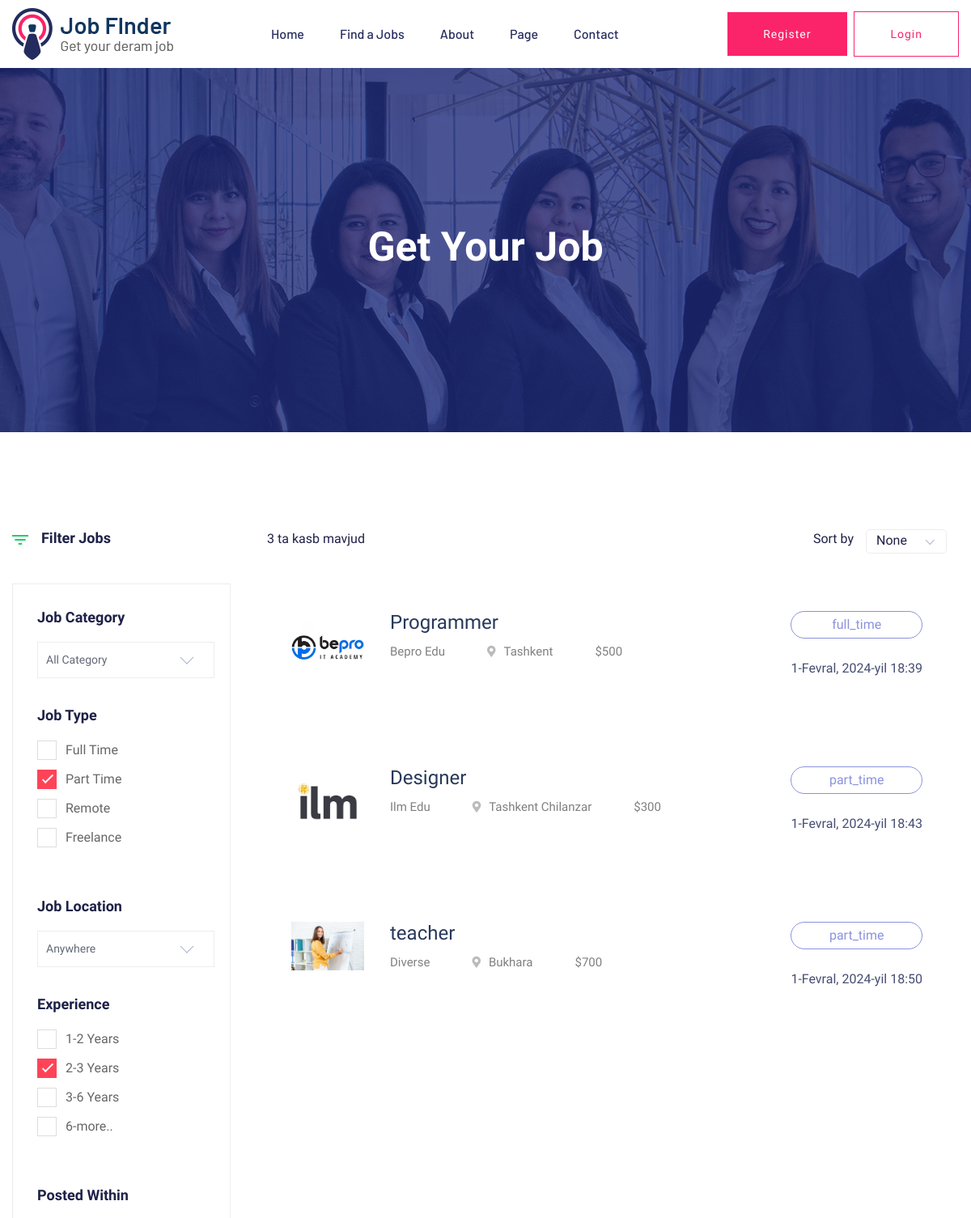
/job_listing/ (upper part), run on an earlier commit of the app's database.
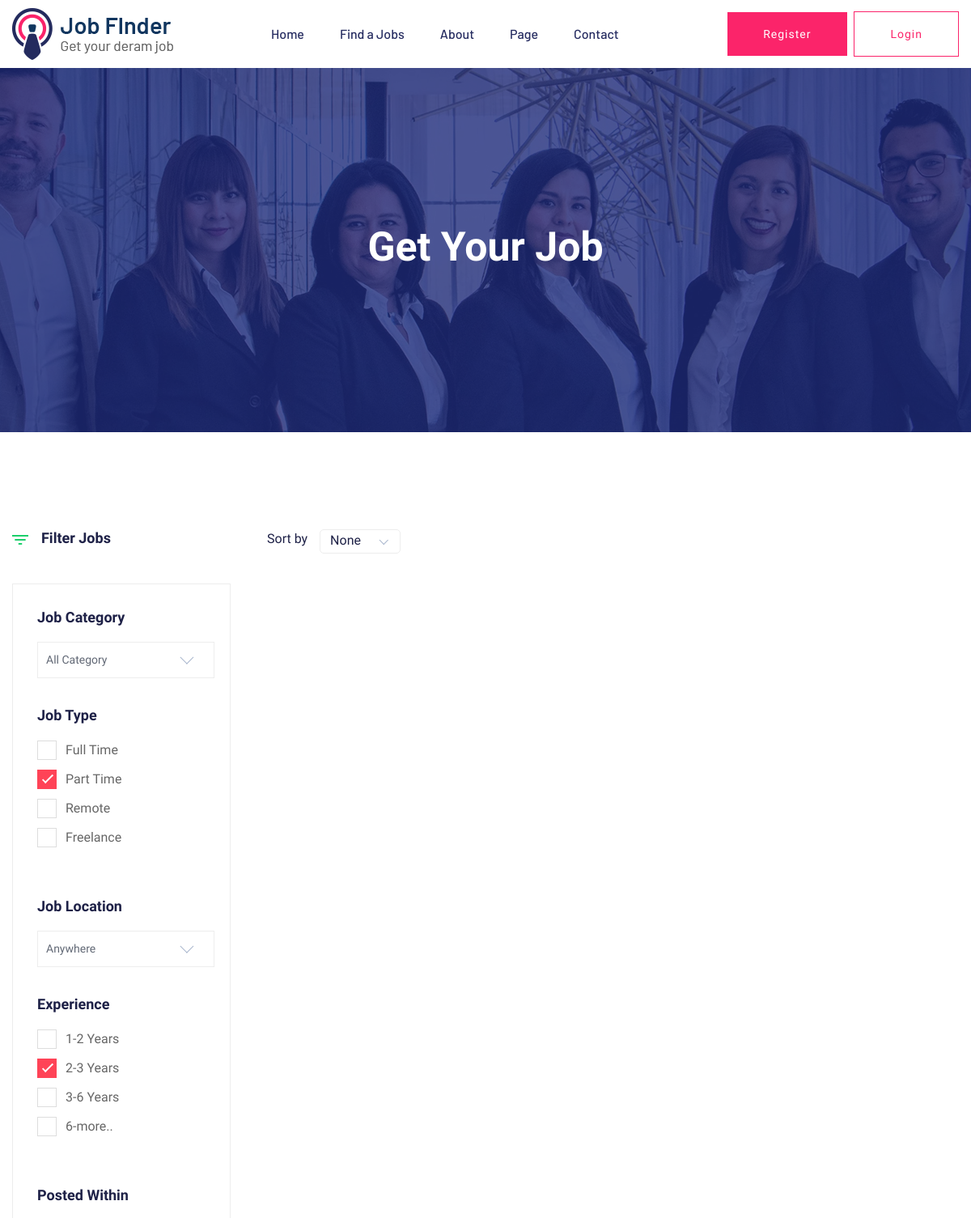
And on a later commit of the database.
### pages/models.py (models this page shows, shortened)
class Job(models.Model):
    job_type_select = (
        ('full_time', 'full_time'),
        ('part_time', 'part_time'),
        ('remote', 'remote'),
        ('freelance', 'freelance'),
    )
    job_name = models.CharField(max_length=30)
    company_name = models.CharField(max_length=50)
    location = models.CharField(max_length=255)
    salary = models.PositiveIntegerField()
    job_description = models.TextField()
    skills = models.CharField(max_length=255)
    experience = models.CharField(max_length=255)
    job_about = models.CharField(max_length=255)
    job_category = models.ForeignKey(Category, on_delete=models.CASCADE)
    pub_date = models.DateTimeField('date published', auto_now_add=True)
    phone_number = models.CharField(max_length=20, validators=[RegexValidator(r'^\+?1?\d{9,15}$', message="Telefon raqamini to'g'ri kiriting.")])
    email = models.EmailField()
    company_web_site = models.URLField()
    job_img = models.ImageField(upload_to='images/job_img/')
    job_type = models.CharField(choices=job_type_select, max_length=25)

### pages/views.py (the view)
# urls.py: path('job_listing/', Job_Listing, name='job_listing'),
def Job_Listing(request):
    featured_jobs = Job.objects.all()
    count_job = Job.objects.count()
    context = {
        'featured_jobs':featured_jobs,
        'count_job':count_job,
    }
    return render(request, 'job_listing.html', context)

### templates/job_listing.html (shortened to what the changed rows need)
<!doctype html>
<html class="no-js" lang="zxx">
    {% include "header.html" %}
   <body>
    <main>
        <div class="slider-area ">
            <div class="single-slider section-overly slider-height2 d-flex align-items-center" data-background="/static/img/hero/about.jpg">
                <div class="container">
                    <div class="row">
                        <div class="col-xl-12">
                            <div class="hero-cap text-center">
                                <h2>Get your job</h2>
                            </div>
                        </div>
                    </div>
                </div>
            </div>
        </div>
        <div class="job-listing-area pt-120 pb-120">
            <div class="container">
                <div class="row">
                    <div class="col-xl-9 col-lg-9 col-md-8">
                        <section class="featured-job-area">
                            <div class="container">
                                <div class="row">
                                    <div class="col-lg-12">
                                        <div class="count-job mb-35">
                                            {% if count_job %}
                                                <span>{{count_job}} ta kasb mavjud</span>
                                            {% endif %}
                                            <div class="select-job-items">
                                                <span>Sort by</span>
                                            </div>
                                        </div>
                                    </div>
                                </div>
                                {% for x in featured_jobs %}
                                <div class="single-job-items mb-30">
                                    <div class="job-items">
                                        <div class="company-img">
                                            <a href="#"><img src="{{x.job_img.url}}" width="90px" alt=""></a>
                                        </div>
                                        <div class="job-tittle">
                                            <a href="#"><h4>{{x.job_name}}</h4></a>
                                            <ul>
                                                <li>{{x.company_name}}</li>
                                                <li><i class="fas fa-map-marker-alt"></i>{{x.location}}</li>
                                                <li>${{x.salary}}</li>
                                            </ul>
                                        </div>
                                    </div>
                                    <div class="items-link items-link2 f-right">
                                        <a href="#">{{x.job_type}}</a>
                                        <span>{{x.pub_date}}</span>
                                    </div>
                                </div>
                                {% endfor %}
                    </div>
                </div>
            </div>
        </div>
    </main>
    </body>
</html>

What changed in the data, as far as the page shows it:
removed Job: job_img (picture), job_name "Programmer", company_name "Bepro Edu", location "Tashkent", salary "500", job_type "full_time", pub_date "1-Fevral, 2024-yil 18:39"
removed Job: job_img (picture), job_name "Designer", company_name "Ilm Edu", location "Tashkent Chilanzar", salary "300", job_type "part_time", pub_date "1-Fevral, 2024-yil 18:43"
removed Job: job_img (picture), job_name "teacher", company_name "Diverse", location "Bukhara", salary "700", job_type "part_time", pub_date "1-Fevral, 2024-yil 18:50"
Also different on the page:
{{ count_job }}: "3" → (not shown)
text no longer shown: "ta kasb mavjud"
